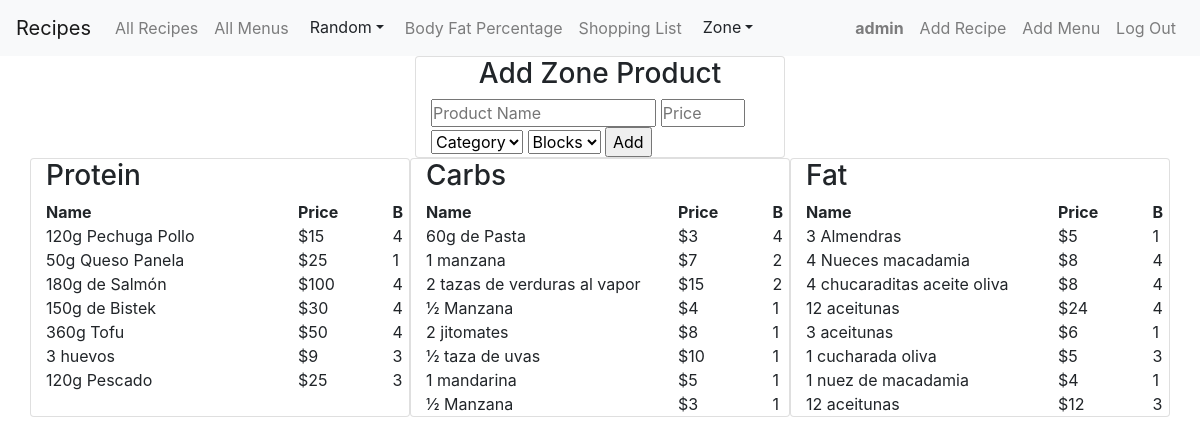
/zone_add_product (signed in), run on the app's committed database.
### app/models.py (models this page shows, shortened)
class User(AbstractUser):
    pass

class ZoneProduct(models.Model):
    name = models.CharField(max_length=30)
    price = models.IntegerField()
    category = models.CharField(max_length=20)
    blocks = models.IntegerField()

### app/views.py (the view, shortened to what this page needs)
# urls.py: path("zone_add_product", views.zone_add_product, name="zone_add_product"),
def zone_add_product(request):
    if request.method == 'GET':
        products = ZoneProduct.objects.all()
        return render(request, 'app/zone_add_product.html', {
            'products': products
        })

### app/templates/app/zone_add_product.html (shortened to what this page needs)
{% extends 'app/layout.html' %}
{% block body %}
  <div class="container">
  <div class="card col-lg-4 col-sm-8 mx-auto">
    <h3 class='text-center'>Add Zone Product</h3>
    <form action="zone_add_product" method='post'>
      <input class="col-8 p-0" type='text'   name="name" placeholder="Product Name" autofocus required>
      <input class="col-3 p-0" type="number" name="price" placeholder="Price" required>
      <select name="category" required>
        <option selected disabled>Category</option>
      </select>
      <select name="blocks" required>
        <option selected disabled>Blocks</option>
      </select>
      <input type="submit" value="Add">
    </form>
  </div>
  <div class="row">
    <div class="card col-lg-4 col-sm-10 mx-auto">
      <h3>Protein</h3>
      <div class="row">
        <div class="col-8"><b>Name</b></div>
        <div class="col-3"><b>Price</b></div>
        <div class="col-1"><b>B</b></div>
      </div>
      {% for product in products %}
        {% if product.category == 'Protein' %}
          <div class="row">
            <div class="col-8">
              {{product.name}}
            </div>
            <div class="col-3">
              ${{product.price}}
            </div>
            <div class="col-1">
              {{product.blocks}}
            </div>
          </div>
        {% endif %}
      {% endfor %}
    </div>
    <div class="card col-lg-4 col-sm-10 mx-auto">
      <h3>Carbs</h3>
      <div class="row">
        <div class="col-8"><b>Name</b></div>
        <div class="col-3"><b>Price</b></div>
        <div class="col-1"><b>B</b></div>
      </div>
      {% for product in products %}
        {% if product.category == 'Carbs' %}
          <div class="row">
            <div class="col-8">
              {{product.name}}
            </div>
            <div class="col-3">
              ${{product.price}}
            </div>
            <div class="col-1">
              {{product.blocks}}
            </div>
          </div>
        {% endif %}
      {% endfor %}
    </div>
    <div class="card col-lg-4 col-sm-10 mx-auto">
      <h3>Fat</h3>
      <div class="row">
        <div class="col-8"><b>Name</b></div>
        <div class="col-3"><b>Price</b></div>
        <div class="col-1"><b>B</b></div>
      </div>
      {% for product in products %}
        {% if product.category == 'Fat' %}
          <div class="row">
            <div class="col-8">
              {{product.name}}
            </div>
            <div class="col-3">
              ${{product.price}}
            </div>
            <div class="col-1">
              {{product.blocks}}
            </div>
          </div>
        {% endif %}
      {% endfor %}
    </div>
  </div>
</div>
{% endblock %}

### app/templates/app/layout.html (shortened to what this page needs)
{% load static %}
<!DOCTYPE html>
<html lang="en">
    <head>
        <link rel="stylesheet" href="https://stackpath.bootstrapcdn.com/bootstrap/4.4.1/css/bootstrap.min.css">
        <link rel="stylesheet" href="https://cdnjs.cloudflare.com/ajax/libs/font-awesome/5.15.3/css/all.min.css">
        <link href="{% static 'app/styles.css' %}" rel="stylesheet">
    </head>
    <body>
        <nav class="navbar navbar-expand-md navbar-light bg-light">
            <a class="navbar-brand" href="#">Recipes</a>
            <div class="collapse navbar-collapse" id="myNavBar">
                <div class="d-flex justify-content-between w-100" >
              <ul class="navbar-nav">
                <li class="nav-item">
                  <a class="nav-link" href="{% url 'index' %}">All Recipes</a>
                </li>
                <li class="nav-item">
                    <a class="nav-link" href="{% url 'show_menus' %}">All Menus</a>
                </li>
                <div class="dropdown">
                    <button class="btn dropdown-toggle" data-bs-toggle='dropdown'>Random</button>
                </div>
                <li class="nav-item">
                    <a class="nav-link" href="{% url 'get_fat' %}">Body Fat Percentage</a>
                </li>
                <li class="nav-item">
                    <a class="nav-link" href="{% url 'shopping_list' %}">Shopping List</a>
                </li>
                <div class="dropdown">
                    <button class="btn dropdown-toggle" data-bs-toggle='dropdown'>Zone</button>
                </div>
              </ul>
              <ul class="navbar-nav">
                    {% if user.is_authenticated %}
                    <li class="nav-item">
                        <a class="nav-link" href="{% url 'profile' user.id %}">
                            <strong>{{ user.username }}</strong
                        ></a>
                    </li>
                    <li class="nav-item">
                        <a class="nav-link" href="{% url 'add_recipe' %}"> Add Recipe</a>
                    </li>
                    <li class="nav-item">
                        <a class="nav-link" href="{% url 'add_menu' %}"> Add Menu</a>
                    </li>
                    <li class="nav-item">
                        <a class="nav-link" href="{% url 'logout' %}">Log Out</a>
                    </li>
                    {% endif %}
              </ul>
                </div>
            </div>
          </nav>
        <div class="body">
            {% block body %}
            {% endblock %}
        </div>
    </body>
</html>

### data on the page
User: username "admin"
ZoneProduct: name "120g Pechuga Pollo", price "15", blocks "4"
ZoneProduct: name "50g Queso Panela", price "25", blocks "1"
ZoneProduct: name "180g de Salmón", price "100", blocks "4"
ZoneProduct: name "150g de Bistek", price "30", blocks "4"
ZoneProduct: name "360g Tofu", price "50", blocks "4"
ZoneProduct: name "3 huevos", price "9", blocks "3"
ZoneProduct: name "120g Pescado", price "25", blocks "3"
ZoneProduct: name "60g de Pasta", price "3", blocks "4"
ZoneProduct: name "1 manzana", price "7", blocks "2"
ZoneProduct: name "2 tazas de verduras al vapor", price "15", blocks "2"
ZoneProduct: name "½ Manzana", price "4", blocks "1"
ZoneProduct: name "2 jitomates", price "8", blocks "1"
ZoneProduct: name "½ taza de uvas", price "10", blocks "1"
ZoneProduct: name "1 mandarina", price "5", blocks "1"
ZoneProduct: name "½ Manzana", price "3", blocks "1"
ZoneProduct: name "3 Almendras", price "5", blocks "1"
ZoneProduct: name "4 Nueces macadamia", price "8", blocks "4"
ZoneProduct: name "4 chucaraditas aceite oliva", price "8", blocks "4"
ZoneProduct: name "12 aceitunas", price "24", blocks "4"
ZoneProduct: name "3 aceitunas", price "6", blocks "1"
ZoneProduct: name "1 cucharada oliva", price "5", blocks "3"
ZoneProduct: name "1 nuez de macadamia", price "4", blocks "1"
ZoneProduct: name "12 aceitunas", price "12", blocks "3"
